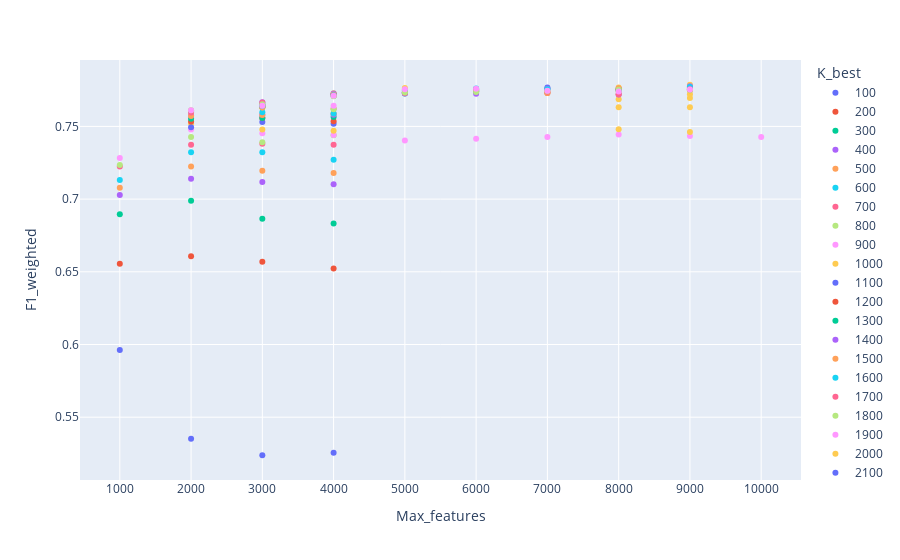

Write notebook code for a chart like this one.
### Code cell
fig = px.scatter(df_maxfeatures_kbest, x="Max_features", y="F1_weighted", color='K_best')
fig.show()

### Figure 1 — Plotly figure (JSON) as saved in the notebook; plotly's stock layout.template omitted (floating-point values rounded to 4 significant figures)
{"data": [{"hovertemplate": "K_best=100<br>Max_features=%{x}<br>F1_weighted=%{y}<extra></extra>", "legendgroup": "100", "marker": {"color": "#636efa", "symbol": "circle"}, "mode": "markers", "name": "100", "orientation": "v", "showlegend": true, "type": "scatter", "x": ["1000", "2000", "3000", "4000"], "xaxis": "x", "y": [0.5962, 0.5352, 0.5238, 0.5256], "yaxis": "y"}, {"hovertemplate": "K_best=200<br>Max_features=%{x}<br>F1_weighted=%{y}<extra></extra>", "legendgroup": "200", "marker": {"color": "#EF553B", "symbol": "circle"}, "mode": "markers", "name": "200", "orientation": "v", "showlegend": true, "type": "scatter", "x": ["1000", "2000", "3000", "4000"], "xaxis": "x", "y": [0.6555, 0.6607, 0.6569, 0.6523], "yaxis": "y"}, {"hovertemplate": "K_best=300<br>Max_features=%{x}<br>F1_weighted=%{y}<extra></extra>", "legendgroup": "300", "marker": {"color": "#00cc96", "symbol": "circle"}, "mode": "markers", "name": "300", "orientation": "v", "showlegend": true, "type": "scatter", "x": ["1000", "2000", "3000", "4000"], "xaxis": "x", "y": [0.6895, 0.6989, 0.6865, 0.6832], "yaxis": "y"}, {"hovertemplate": "K_best=400<br>Max_features=%{x}<br>F1_weighted=%{y}<extra></extra>", "legendgroup": "400", "marker": {"color": "#ab63fa", "symbol": "circle"}, "mode": "markers", "name": "400", "orientation": "v", "showlegend": true, "type": "scatter", "x": ["1000", "2000", "3000", "4000"], "xaxis": "x", "y": [0.7029, 0.7139, 0.7118, 0.7103], "yaxis": "y"}, {"hovertemplate": "K_best=500<br>Max_features=%{x}<br>F1_weighted=%{y}<extra></extra>", "legendgroup": "500", "marker": {"color": "#FFA15A", "symbol": "circle"}, "mode": "markers", "name": "500", "orientation": "v", "showlegend": true, "type": "scatter", "x": ["1000", "2000", "3000", "4000"], "xaxis": "x", "y": [0.7078, 0.7225, 0.7194, 0.718], "yaxis": "y"}, {"hovertemplate": "K_best=600<br>Max_features=%{x}<br>F1_weighted=%{y}<extra></extra>", "legendgroup": "600", "marker": {"color": "#19d3f3", "symbol": "circle"}, "mode": "markers", "name": "600", "orientation": "v", "showlegend": true, "type": "scatter", "x": ["1000", "2000", "3000", "4000"], "xaxis": "x", "y": [0.7132, 0.7322, 0.7322, 0.7271], "yaxis": "y"}, {"hovertemplate": "K_best=700<br>Max_features=%{x}<br>F1_weighted=%{y}<extra></extra>", "legendgroup": "700", "marker": {"color": "#FF6692", "symbol": "circle"}, "mode": "markers", "name": "700", "orientation": "v", "showlegend": true, "type": "scatter", "x": ["1000", "2000", "3000", "4000"], "xaxis": "x", "y": [0.7224, 0.7374, 0.7381, 0.7373], "yaxis": "y"}, {"hovertemplate": "K_best=800<br>Max_features=%{x}<br>F1_weighted=%{y}<extra></extra>", "legendgroup": "800", "marker": {"color": "#B6E880", "symbol": "circle"}, "mode": "markers", "name": "800", "orientation": "v", "showlegend": true, "type": "scatter", "x": ["1000", "2000", "3000", "4000"], "xaxis": "x", "y": [0.7235, 0.7427, 0.7391, 0.7439], "yaxis": "y"}, {"hovertemplate": "K_best=900<br>Max_features=%{x}<br>F1_weighted=%{y}<extra></extra>", "legendgroup": "900", "marker": {"color": "#FF97FF", "symbol": "circle"}, "mode": "markers", "name": "900", "orientation": "v", "showlegend": true, "type": "scatter", "x": ["1000", "2000", "3000", "4000", "5000", "6000", "7000", "8000", "9000", "10000"], "xaxis": "x", "y": [0.7283, 0.7479, 0.7453, 0.7441, 0.7404, 0.7416, 0.7428, 0.7445, 0.7434, 0.7427], "yaxis": "y"}, {"hovertemplate": "K_best=1000<br>Max_features=%{x}<br>F1_weighted=%{y}<extra></extra>", "legendgroup": "1000", "marker": {"color": "#FECB52", "symbol": "circle"}, "mode": "markers", "name": "1000", "orientation": "v", "showlegend": true, "type": "scatter", "x": ["2000", "3000", "4000", "9000", "8000"], "xaxis": "x", "y": [0.7519, 0.7479, 0.747, 0.7462, 0.748], "yaxis": "y"}, {"hovertemplate": "K_best=1100<br>Max_features=%{x}<br>F1_weighted=%{y}<extra></extra>", "legendgroup": "1100", "marker": {"color": "#636efa", "symbol": "circle"}, "mode": "markers", "name": "1100", "orientation": "v", "showlegend": true, "type": "scatter", "x": ["2000", "3000", "4000"], "xaxis": "x", "y": [0.7494, 0.7531, 0.7519], "yaxis": "y"}, {"hovertemplate": "K_best=1200<br>Max_features=%{x}<br>F1_weighted=%{y}<extra></extra>", "legendgroup": "1200", "marker": {"color": "#EF553B", "symbol": "circle"}, "mode": "markers", "name": "1200", "orientation": "v", "showlegend": true, "type": "scatter", "x": ["2000", "3000", "4000"], "xaxis": "x", "y": [0.7534, 0.7557, 0.7536], "yaxis": "y"}, {"hovertemplate": "K_best=1300<br>Max_features=%{x}<br>F1_weighted=%{y}<extra></extra>", "legendgroup": "1300", "marker": {"color": "#00cc96", "symbol": "circle"}, "mode": "markers", "name": "1300", "orientation": "v", "showlegend": true, "type": "scatter", "x": ["2000", "3000", "4000"], "xaxis": "x", "y": [0.7553, 0.7558, 0.7564], "yaxis": "y"}, {"hovertemplate": "K_best=1400<br>Max_features=%{x}<br>F1_weighted=%{y}<extra></extra>", "legendgroup": "1400", "marker": {"color": "#ab63fa", "symbol": "circle"}, "mode": "markers", "name": "1400", "orientation": "v", "showlegend": true, "type": "scatter", "x": ["2000", "3000", "4000"], "xaxis": "x", "y": [0.7574, 0.7579, 0.7579], "yaxis": "y"}, {"hovertemplate": "K_best=1500<br>Max_features=%{x}<br>F1_weighted=%{y}<extra></extra>", "legendgroup": "1500", "marker": {"color": "#FFA15A", "symbol": "circle"}, "mode": "markers", "name": "1500", "orientation": "v", "showlegend": true, "type": "scatter", "x": ["2000", "3000", "4000"], "xaxis": "x", "y": [0.7572, 0.7579, 0.7589], "yaxis": "y"}, {"hovertemplate": "K_best=1600<br>Max_features=%{x}<br>F1_weighted=%{y}<extra></extra>", "legendgroup": "1600", "marker": {"color": "#19d3f3", "symbol": "circle"}, "mode": "markers", "name": "1600", "orientation": "v", "showlegend": true, "type": "scatter", "x": ["2000", "3000", "4000"], "xaxis": "x", "y": [0.7602, 0.7597, 0.7589], "yaxis": "y"}, {"hovertemplate": "K_best=1700<br>Max_features=%{x}<br>F1_weighted=%{y}<extra></extra>", "legendgroup": "1700", "marker": {"color": "#FF6692", "symbol": "circle"}, "mode": "markers", "name": "1700", "orientation": "v", "showlegend": true, "type": "scatter", "x": ["2000", "3000", "4000"], "xaxis": "x", "y": [0.7595, 0.7629, 0.7622], "yaxis": "y"}, {"hovertemplate": "K_best=1800<br>Max_features=%{x}<br>F1_weighted=%{y}<extra></extra>", "legendgroup": "1800", "marker": {"color": "#B6E880", "symbol": "circle"}, "mode": "markers", "name": "1800", "orientation": "v", "showlegend": true, "type": "scatter", "x": ["2000", "3000", "4000"], "xaxis": "x", "y": [0.7611, 0.763, 0.7617], "yaxis": "y"}, {"hovertemplate": "K_best=1900<br>Max_features=%{x}<br>F1_weighted=%{y}<extra></extra>", "legendgroup": "1900", "marker": {"color": "#FF97FF", "symbol": "circle"}, "mode": "markers", "name": "1900", "orientation": "v", "showlegend": true, "type": "scatter", "x": ["2000", "3000", "4000"], "xaxis": "x", "y": [0.7611, 0.7643, 0.7642], "yaxis": "y"}, {"hovertemplate": "K_best=2000<br>Max_features=%{x}<br>F1_weighted=%{y}<extra></extra>", "legendgroup": "2000", "marker": {"color": "#FECB52", "symbol": "circle"}, "mode": "markers", "name": "2000", "orientation": "v", "showlegend": true, "type": "scatter", "x": ["3000", "9000", "8000"], "xaxis": "x", "y": [0.7647, 0.7631, 0.7632], "yaxis": "y"}, {"hovertemplate": "K_best=2100<br>Max_features=%{x}<br>F1_weighted=%{y}<extra></extra>", "legendgroup": "2100", "marker": {"color": "#636efa", "symbol": "circle"}, "mode": "markers", "name": "2100", "orientation": "v", "showlegend": true, "type": "scatter", "x": ["3000"], "xaxis": "x", "y": [0.7651], "yaxis": "y"}, {"hovertemplate": "K_best=2200<br>Max_features=%{x}<br>F1_weighted=%{y}<extra></extra>", "legendgroup": "2200", "marker": {"color": "#EF553B", "symbol": "circle"}, "mode": "markers", "name": "2200", "orientation": "v", "showlegend": true, "type": "scatter", "x": ["3000"], "xaxis": "x", "y": [0.7641], "yaxis": "y"}, {"hovertemplate": "K_best=2300<br>Max_features=%{x}<br>F1_weighted=%{y}<extra></extra>", "legendgroup": "2300", "marker": {"color": "#00cc96", "symbol": "circle"}, "mode": "markers", "name": "2300", "orientation": "v", "showlegend": true, "type": "scatter", "x": ["3000"], "xaxis": "x", "y": [0.7635], "yaxis": "y"}, {"hovertemplate": "K_best=2400<br>Max_features=%{x}<br>F1_weighted=%{y}<extra></extra>", "legendgroup": "2400", "marker": {"color": "#ab63fa", "symbol": "circle"}, "mode": "markers", "name": "2400", "orientation": "v", "showlegend": true, "type": "scatter", "x": ["3000"], "xaxis": "x", "y": [0.7667], "yaxis": "y"}, {"hovertemplate": "K_best=2500<br>Max_features=%{x}<br>F1_weighted=%{y}<extra></extra>", "legendgroup": "2500", "marker": {"color": "#FFA15A", "symbol": "circle"}, "mode": "markers", "name": "2500", "orientation": "v", "showlegend": true, "type": "scatter", "x": ["3000"], "xaxis": "x", "y": [0.7631], "yaxis": "y"}, {"hovertemplate": "K_best=2600<br>Max_features=%{x}<br>F1_weighted=%{y}<extra></extra>", "legendgroup": "2600", "marker": {"color": "#19d3f3", "symbol": "circle"}, "mode": "markers", "name": "2600", "orientation": "v", "showlegend": true, "type": "scatter", "x": ["3000"], "xaxis": "x", "y": [0.7642], "yaxis": "y"}, {"hovertemplate": "K_best=2700<br>Max_features=%{x}<br>F1_weighted=%{y}<extra></extra>", "legendgroup": "2700", "marker": {"color": "#FF6692", "symbol": "circle"}, "mode": "markers", "name": "2700", "orientation": "v", "showlegend": true, "type": "scatter", "x": ["3000"], "xaxis": "x", "y": [0.7664], "yaxis": "y"}, {"hovertemplate": "K_best=2800<br>Max_features=%{x}<br>F1_weighted=%{y}<extra></extra>", "legendgroup": "2800", "marker": {"color": "#B6E880", "symbol": "circle"}, "mode": "markers", "name": "2800", "orientation": "v", "showlegend": true, "type": "scatter", "x": ["3000"], "xaxis": "x", "y": [0.7652], "yaxis": "y"}, {"hovertemplate": "K_best=2900<br>Max_features=%{x}<br>F1_weighted=%{y}<extra></extra>", "legendgroup": "2900", "marker": {"color": "#FF97FF", "symbol": "circle"}, "mode": "markers", "name": "2900", "orientation": "v", "showlegend": true, "type": "scatter", "x": ["3000"], "xaxis": "x", "y": [0.7643], "yaxis": "y"}, {"hovertemplate": "K_best=3000<br>Max_features=%{x}<br>F1_weighted=%{y}<extra></extra>", "legendgroup": "3000", "marker": {"color": "#FECB52", "symbol": "circle"}, "mode": "markers", "name": "3000", "orientation": "v", "showlegend": true, "type": "scatter", "x": ["4000", "9000", "8000"], "xaxis": "x", "y": [0.7728, 0.7696, 0.7686], "yaxis": "y"}, {"hovertemplate": "K_best=3100<br>Max_features=%{x}<br>F1_weighted=%{y}<extra></extra>", "legendgroup": "3100", "marker": {"color": "#636efa", "symbol": "circle"}, "mode": "markers", "name": "3100", "orientation": "v", "showlegend": true, "type": "scatter", "x": ["4000"], "xaxis": "x", "y": [0.771], "yaxis": "y"}, {"hovertemplate": "K_best=3200<br>Max_features=%{x}<br>F1_weighted=%{y}<extra></extra>", "legendgroup": "3200", "marker": {"color": "#EF553B", "symbol": "circle"}, "mode": "markers", "name": "3200", "orientation": "v", "showlegend": true, "type": "scatter", "x": ["4000"], "xaxis": "x", "y": [0.7721], "yaxis": "y"}, {"hovertemplate": "K_best=3300<br>Max_features=%{x}<br>F1_weighted=%{y}<extra></extra>", "legendgroup": "3300", "marker": {"color": "#00cc96", "symbol": "circle"}, "mode": "markers", "name": "3300", "orientation": "v", "showlegend": true, "type": "scatter", "x": ["4000"], "xaxis": "x", "y": [0.7719], "yaxis": "y"}, {"hovertemplate": "K_best=3400<br>Max_features=%{x}<br>F1_weighted=%{y}<extra></extra>", "legendgroup": "3400", "marker": {"color": "#ab63fa", "symbol": "circle"}, "mode": "markers", "name": "3400", "orientation": "v", "showlegend": true, "type": "scatter", "x": ["4000"], "xaxis": "x", "y": [0.7727], "yaxis": "y"}, {"hovertemplate": "K_best=3500<br>Max_features=%{x}<br>F1_weighted=%{y}<extra></extra>", "legendgroup": "3500", "marker": {"color": "#FFA15A", "symbol": "circle"}, "mode": "markers", "name": "3500", "orientation": "v", "showlegend": true, "type": "scatter", "x": ["4000"], "xaxis": "x", "y": [0.7719], "yaxis": "y"}, {"hovertemplate": "K_best=3600<br>Max_features=%{x}<br>F1_weighted=%{y}<extra></extra>", "legendgroup": "3600", "marker": {"color": "#19d3f3", "symbol": "circle"}, "mode": "markers", "name": "3600", "orientation": "v", "showlegend": true, "type": "scatter", "x": ["4000"], "xaxis": "x", "y": [0.7714], "yaxis": "y"}, {"hovertemplate": "K_best=3700<br>Max_features=%{x}<br>F1_weighted=%{y}<extra></extra>", "legendgroup": "3700", "marker": {"color": "#FF6692", "symbol": "circle"}, "mode": "markers", "name": "3700", "orientation": "v", "showlegend": true, "type": "scatter", "x": ["4000"], "xaxis": "x", "y": [0.771], "yaxis": "y"}, {"hovertemplate": "K_best=3800<br>Max_features=%{x}<br>F1_weighted=%{y}<extra></extra>", "legendgroup": "3800", "marker": {"color": "#B6E880", "symbol": "circle"}, "mode": "markers", "name": "3800", "orientation": "v", "showlegend": true, "type": "scatter", "x": ["4000"], "xaxis": "x", "y": [0.7707], "yaxis": "y"}, {"hovertemplate": "K_best=3900<br>Max_features=%{x}<br>F1_weighted=%{y}<extra></extra>", "legendgroup": "3900", "marker": {"color": "#FF97FF", "symbol": "circle"}, "mode": "markers", "name": "3900", "orientation": "v", "showlegend": true, "type": "scatter", "x": ["4000"], "xaxis": "x", "y": [0.7711], "yaxis": "y"}, {"hovertemplate": "K_best=4000<br>Max_features=%{x}<br>F1_weighted=%{y}<extra></extra>", "legendgroup": "4000", "marker": {"color": "#FECB52", "symbol": "circle"}, "mode": "markers", "name": "4000", "orientation": "v", "showlegend": true, "type": "scatter", "x": ["5000", "9000", "8000"], "xaxis": "x", "y": [0.7764, 0.7721, 0.7719], "yaxis": "y"}, {"hovertemplate": "K_best=4100<br>Max_features=%{x}<br>F1_weighted=%{y}<extra></extra>", "legendgroup": "4100", "marker": {"color": "#636efa", "symbol": "circle"}, "mode": "markers", "name": "4100", "orientation": "v", "showlegend": true, "type": "scatter", "x": ["5000"], "xaxis": "x", "y": [0.7735], "yaxis": "y"}, {"hovertemplate": "K_best=4200<br>Max_features=%{x}<br>F1_weighted=%{y}<extra></extra>", "legendgroup": "4200", "marker": {"color": "#EF553B", "symbol": "circle"}, "mode": "markers", "name": "4200", "orientation": "v", "showlegend": true, "type": "scatter", "x": ["5000"], "xaxis": "x", "y": [0.7733], "yaxis": "y"}, {"hovertemplate": "K_best=4300<br>Max_features=%{x}<br>F1_weighted=%{y}<extra></extra>", "legendgroup": "4300", "marker": {"color": "#00cc96", "symbol": "circle"}, "mode": "markers", "name": "4300", "orientation": "v", "showlegend": true, "type": "scatter", "x": ["5000"], "xaxis": "x", "y": [0.7727], "yaxis": "y"}, {"hovertemplate": "K_best=4400<br>Max_features=%{x}<br>F1_weighted=%{y}<extra></extra>", "legendgroup": "4400", "marker": {"color": "#ab63fa", "symbol": "circle"}, "mode": "markers", "name": "4400", "orientation": "v", "showlegend": true, "type": "scatter", "x": ["5000"], "xaxis": "x", "y": [0.7727], "yaxis": "y"}, {"hovertemplate": "K_best=4500<br>Max_features=%{x}<br>F1_weighted=%{y}<extra></extra>", "legendgroup": "4500", "marker": {"color": "#FFA15A", "symbol": "circle"}, "mode": "markers", "name": "4500", "orientation": "v", "showlegend": true, "type": "scatter", "x": ["5000"], "xaxis": "x", "y": [0.7751], "yaxis": "y"}, {"hovertemplate": "K_best=4600<br>Max_features=%{x}<br>F1_weighted=%{y}<extra></extra>", "legendgroup": "4600", "marker": {"color": "#19d3f3", "symbol": "circle"}, "mode": "markers", "name": "4600", "orientation": "v", "showlegend": true, "type": "scatter", "x": ["5000"], "xaxis": "x", "y": [0.7745], "yaxis": "y"}, {"hovertemplate": "K_best=4700<br>Max_features=%{x}<br>F1_weighted=%{y}<extra></extra>", "legendgroup": "4700", "marker": {"color": "#FF6692", "symbol": "circle"}, "mode": "markers", "name": "4700", "orientation": "v", "showlegend": true, "type": "scatter", "x": ["5000"], "xaxis": "x", "y": [0.773], "yaxis": "y"}, {"hovertemplate": "K_best=4800<br>Max_features=%{x}<br>F1_weighted=%{y}<extra></extra>", "legendgroup": "4800", "marker": {"color": "#B6E880", "symbol": "circle"}, "mode": "markers", "name": "4800", "orientation": "v", "showlegend": true, "type": "scatter", "x": ["5000"], "xaxis": "x", "y": [0.7733], "yaxis": "y"}, {"hovertemplate": "K_best=4900<br>Max_features=%{x}<br>F1_weighted=%{y}<extra></extra>", "legendgroup": "4900", "marker": {"color": "#FF97FF", "symbol": "circle"}, "mode": "markers", "name": "4900", "orientation": "v", "showlegend": true, "type": "scatter", "x": ["5000"], "xaxis": "x", "y": [0.7755], "yaxis": "y"}, {"hovertemplate": "K_best=5000<br>Max_features=%{x}<br>F1_weighted=%{y}<extra></extra>", "legendgroup": "5000", "marker": {"color": "#FECB52", "symbol": "circle"}, "mode": "markers", "name": "5000", "orientation": "v", "showlegend": true, "type": "scatter", "x": ["6000", "9000", "8000"], "xaxis": "x", "y": [0.7736, 0.7757, 0.7741], "yaxis": "y"}, {"hovertemplate": "K_best=5100<br>Max_features=%{x}<br>F1_weighted=%{y}<extra></extra>", "legendgroup": "5100", "marker": {"color": "#636efa", "symbol": "circle"}, "mode": "markers", "name": "5100", "orientation": "v", "showlegend": true, "type": "scatter", "x": ["6000"], "xaxis": "x", "y": [0.774], "yaxis": "y"}, {"hovertemplate": "K_best=5200<br>Max_features=%{x}<br>F1_weighted=%{y}<extra></extra>", "legendgroup": "5200", "marker": {"color": "#EF553B", "symbol": "circle"}, "mode": "markers", "name": "5200", "orientation": "v", "showlegend": true, "type": "scatter", "x": ["6000"], "xaxis": "x", "y": [0.7741], "yaxis": "y"}, {"hovertemplate": "K_best=5300<br>Max_features=%{x}<br>F1_weighted=%{y}<extra></extra>", "legendgroup": "5300", "marker": {"color": "#00cc96", "symbol": "circle"}, "mode": "markers", "name": "5300", "orientation": "v", "showlegend": true, "type": "scatter", "x": ["6000"], "xaxis": "x", "y": [0.7748], "yaxis": "y"}, {"hovertemplate": "K_best=5400<br>Max_features=%{x}<br>F1_weighted=%{y}<extra></extra>", "legendgroup": "5400", "marker": {"color": "#ab63fa", "symbol": "circle"}, "mode": "markers", "name": "5400", "orientation": "v", "showlegend": true, "type": "scatter", "x": ["6000"], "xaxis": "x", "y": [0.7725], "yaxis": "y"}, {"hovertemplate": "K_best=5500<br>Max_features=%{x}<br>F1_weighted=%{y}<extra></extra>", "legendgroup": "5500", "marker": {"color": "#FFA15A", "symbol": "circle"}, "mode": "markers", "name": "5500", "orientation": "v", "showlegend": true, "type": "scatter", "x": ["6000"], "xaxis": "x", "y": [0.7752], "yaxis": "y"}, {"hovertemplate": "K_best=5600<br>Max_features=%{x}<br>F1_weighted=%{y}<extra></extra>", "legendgroup": "5600", "marker": {"color": "#19d3f3", "symbol": "circle"}, "mode": "markers", "name": "5600", "orientation": "v", "showlegend": true, "type": "scatter", "x": ["6000"], "xaxis": "x", "y": [0.7761], "yaxis": "y"}, {"hovertemplate": "K_best=5700<br>Max_features=%{x}<br>F1_weighted=%{y}<extra></extra>", "legendgroup": "5700", "marker": {"color": "#FF6692", "symbol": "circle"}, "mode": "markers", "name": "5700", "orientation": "v", "showlegend": true, "type": "scatter", "x": ["6000"], "xaxis": "x", "y": [0.7756], "yaxis": "y"}, {"hovertemplate": "K_best=5800<br>Max_features=%{x}<br>F1_weighted=%{y}<extra></extra>", "legendgroup": "5800", "marker": {"color": "#B6E880", "symbol": "circle"}, "mode": "markers", "name": "5800", "orientation": "v", "showlegend": true, "type": "scatter", "x": ["6000"], "xaxis": "x", "y": [0.7737], "yaxis": "y"}, {"hovertemplate": "K_best=5900<br>Max_features=%{x}<br>F1_weighted=%{y}<extra></extra>", "legendgroup": "5900", "marker": {"color": "#FF97FF", "symbol": "circle"}, "mode": "markers", "name": "5900", "orientation": "v", "showlegend": true, "type": "scatter", "x": ["6000"], "xaxis": "x", "y": [0.776], "yaxis": "y"}, {"hovertemplate": "K_best=6000<br>Max_features=%{x}<br>F1_weighted=%{y}<extra></extra>", "legendgroup": "6000", "marker": {"color": "#FECB52", "symbol": "circle"}, "mode": "markers", "name": "6000", "orientation": "v", "showlegend": true, "type": "scatter", "x": ["7000", "9000", "8000"], "xaxis": "x", "y": [0.774, 0.7787, 0.7767], "yaxis": "y"}, {"hovertemplate": "K_best=6100<br>Max_features=%{x}<br>F1_weighted=%{y}<extra></extra>", "legendgroup": "6100", "marker": {"color": "#636efa", "symbol": "circle"}, "mode": "markers", "name": "6100", "orientation": "v", "showlegend": true, "type": "scatter", "x": ["7000"], "xaxis": "x", "y": [0.7768], "yaxis": "y"}, {"hovertemplate": "K_best=6200<br>Max_features=%{x}<br>F1_weighted=%{y}<extra></extra>", "legendgroup": "6200", "marker": {"color": "#EF553B", "symbol": "circle"}, "mode": "markers", "name": "6200", "orientation": "v", "showlegend": true, "type": "scatter", "x": ["7000"], "xaxis": "x", "y": [0.7731], "yaxis": "y"}, {"hovertemplate": "K_best=6300<br>Max_features=%{x}<br>F1_weighted=%{y}<extra></extra>", "legendgroup": "6300", "marker": {"color": "#00cc96", "symbol": "circle"}, "mode": "markers", "name": "6300", "orientation": "v", "showlegend": true, "type": "scatter", "x": ["7000"], "xaxis": "x", "y": [0.7757], "yaxis": "y"}, {"hovertemplate": "K_best=6400<br>Max_features=%{x}<br>F1_weighted=%{y}<extra></extra>", "legendgroup": "6400", "marker": {"color": "#ab63fa", "symbol": "circle"}, "mode": "markers", "name": "6400", "orientation": "v", "showlegend": true, "type": "scatter", "x": ["7000"], "xaxis": "x", "y": [0.7759], "yaxis": "y"}, {"hovertemplate": "K_best=6500<br>Max_features=%{x}<br>F1_weighted=%{y}<extra></extra>", "legendgroup": "6500", "marker": {"color": "#FFA15A", "symbol": "circle"}, "mode": "markers", "name": "6500", "orientation": "v", "showlegend": true, "type": "scatter", "x": ["7000"], "xaxis": "x", "y": [0.7729], "yaxis": "y"}, {"hovertemplate": "K_best=6600<br>Max_features=%{x}<br>F1_weighted=%{y}<extra></extra>", "legendgroup": "6600", "marker": {"color": "#19d3f3", "symbol": "circle"}, "mode": "markers", "name": "6600", "orientation": "v", "showlegend": true, "type": "scatter", "x": ["7000"], "xaxis": "x", "y": [0.7756], "yaxis": "y"}, {"hovertemplate": "K_best=6700<br>Max_features=%{x}<br>F1_weighted=%{y}<extra></extra>", "legendgroup": "6700", "marker": {"color": "#FF6692", "symbol": "circle"}, "mode": "markers", "name": "6700", "orientation": "v", "showlegend": true, "type": "scatter", "x": ["7000"], "xaxis": "x", "y": [0.7739], "yaxis": "y"}, {"hovertemplate": "K_best=6800<br>Max_features=%{x}<br>F1_weighted=%{y}<extra></extra>", "legendgroup": "6800", "marker": {"color": "#B6E880", "symbol": "circle"}, "mode": "markers", "name": "6800", "orientation": "v", "showlegend": true, "type": "scatter", "x": ["7000"], "xaxis": "x", "y": [0.7744], "yaxis": "y"}, {"hovertemplate": "K_best=6900<br>Max_features=%{x}<br>F1_weighted=%{y}<extra></extra>", "legendgroup": "6900", "marker": {"color": "#FF97FF", "symbol": "circle"}, "mode": "markers", "name": "6900", "orientation": "v", "showlegend": true, "type": "scatter", "x": ["7000"], "xaxis": "x", "y": [0.7746], "yaxis": "y"}, {"hovertemplate": "K_best=7000<br>Max_features=%{x}<br>F1_weighted=%{y}<extra></extra>", "legendgroup": "7000", "marker": {"color": "#FECB52", "symbol": "circle"}, "mode": "markers", "name": "7000", "orientation": "v", "showlegend": true, "type": "scatter", "x": ["8000", "9000", "8000"], "xaxis": "x", "y": [0.7748, 0.7762, 0.7748], "yaxis": "y"}, {"hovertemplate": "K_best=7100<br>Max_features=%{x}<br>F1_weighted=%{y}<extra></extra>", "legendgroup": "7100", "marker": {"color": "#636efa", "symbol": "circle"}, "mode": "markers", "name": "7100", "orientation": "v", "showlegend": true, "type": "scatter", "x": ["8000"], "xaxis": "x", "y": [0.7759], "yaxis": "y"}, {"hovertemplate": "K_best=7200<br>Max_features=%{x}<br>F1_weighted=%{y}<extra></extra>", "legendgroup": "7200", "marker": {"color": "#EF553B", "symbol": "circle"}, "mode": "markers", "name": "7200", "orientation": "v", "showlegend": true, "type": "scatter", "x": ["8000"], "xaxis": "x", "y": [0.7753], "yaxis": "y"}, {"hovertemplate": "K_best=7300<br>Max_features=%{x}<br>F1_weighted=%{y}<extra></extra>", "legendgroup": "7300", "marker": {"color": "#00cc96", "symbol": "circle"}, "mode": "markers", "name": "7300", "orientation": "v", "showlegend": true, "type": "scatter", "x": ["8000"], "xaxis": "x", "y": [0.7754], "yaxis": "y"}, {"hovertemplate": "K_best=7400<br>Max_features=%{x}<br>F1_weighted=%{y}<extra></extra>", "legendgroup": "7400", "marker": {"color": "#ab63fa", "symbol": "circle"}, "mode": "markers", "name": "7400", "orientation": "v", "showlegend": true, "type": "scatter", "x": ["8000"], "xaxis": "x", "y": [0.772], "yaxis": "y"}, {"hovertemplate": "K_best=7500<br>Max_features=%{x}<br>F1_weighted=%{y}<extra></extra>", "legendgroup": "7500", "marker": {"color": "#FFA15A", "symbol": "circle"}, "mode": "markers", "name": "7500", "orientation": "v", "showlegend": true, "type": "scatter", "x": ["8000"], "xaxis": "x", "y": [0.7763], "yaxis": "y"}, {"hovertemplate": "K_best=7600<br>Max_features=%{x}<br>F1_weighted=%{y}<extra></extra>", "legendgroup": "7600", "marker": {"color": "#19d3f3", "symbol": "circle"}, "mode": "markers", "name": "7600", "orientation": "v", "showlegend": true, "type": "scatter", "x": ["8000"], "xaxis": "x", "y": [0.7745], "yaxis": "y"}, {"hovertemplate": "K_best=7700<br>Max_features=%{x}<br>F1_weighted=%{y}<extra></extra>", "legendgroup": "7700", "marker": {"color": "#FF6692", "symbol": "circle"}, "mode": "markers", "name": "7700", "orientation": "v", "showlegend": true, "type": "scatter", "x": ["8000"], "xaxis": "x", "y": [0.7721], "yaxis": "y"}, {"hovertemplate": "K_best=7800<br>Max_features=%{x}<br>F1_weighted=%{y}<extra></extra>", "legendgroup": "7800", "marker": {"color": "#B6E880", "symbol": "circle"}, "mode": "markers", "name": "7800", "orientation": "v", "showlegend": true, "type": "scatter", "x": ["8000"], "xaxis": "x", "y": [0.7752], "yaxis": "y"}, {"hovertemplate": "K_best=7900<br>Max_features=%{x}<br>F1_weighted=%{y}<extra></extra>", "legendgroup": "7900", "marker": {"color": "#FF97FF", "symbol": "circle"}, "mode": "markers", "name": "7900", "orientation": "v", "showlegend": true, "type": "scatter", "x": ["8000"], "xaxis": "x", "y": [0.7741], "yaxis": "y"}, {"hovertemplate": "K_best=8000<br>Max_features=%{x}<br>F1_weighted=%{y}<extra></extra>", "legendgroup": "8000", "marker": {"color": "#FECB52", "symbol": "circle"}, "mode": "markers", "name": "8000", "orientation": "v", "showlegend": true, "type": "scatter", "x": ["9000"], "xaxis": "x", "y": [0.7763], "yaxis": "y"}, {"hovertemplate": "K_best=8100<br>Max_features=%{x}<br>F1_weighted=%{y}<extra></extra>", "legendgroup": "8100", "marker": {"color": "#636efa", "symbol": "circle"}, "mode": "markers", "name": "8100", "orientation": "v", "showlegend": true, "type": "scatter", "x": ["9000"], "xaxis": "x", "y": [0.7754], "yaxis": "y"}, {"hovertemplate": "K_best=8200<br>Max_features=%{x}<br>F1_weighted=%{y}<extra></extra>", "legendgroup": "8200", "marker": {"color": "#EF553B", "symbol": "circle"}, "mode": "markers", "name": "8200", "orientation": "v", "showlegend": true, "type": "scatter", "x": ["9000"], "xaxis": "x", "y": [0.7765], "yaxis": "y"}, {"hovertemplate": "K_best=8300<br>Max_features=%{x}<br>F1_weighted=%{y}<extra></extra>", "legendgroup": "8300", "marker": {"color": "#00cc96", "symbol": "circle"}, "mode": "markers", "name": "8300", "orientation": "v", "showlegend": true, "type": "scatter", "x": ["9000"], "xaxis": "x", "y": [0.7766], "yaxis": "y"}, {"hovertemplate": "K_best=8400<br>Max_features=%{x}<br>F1_weighted=%{y}<extra></extra>", "legendgroup": "8400", "marker": {"color": "#ab63fa", "symbol": "circle"}, "mode": "markers", "name": "8400", "orientation": "v", "showlegend": true, "type": "scatter", "x": ["9000"], "xaxis": "x", "y": [0.7777], "yaxis": "y"}, {"hovertemplate": "K_best=8500<br>Max_features=%{x}<br>F1_weighted=%{y}<extra></extra>", "legendgroup": "8500", "marker": {"color": "#FFA15A", "symbol": "circle"}, "mode": "markers", "name": "8500", "orientation": "v", "showlegend": true, "type": "scatter", "x": ["9000"], "xaxis": "x", "y": [0.7749], "yaxis": "y"}, {"hovertemplate": "K_best=8600<br>Max_features=%{x}<br>F1_weighted=%{y}<extra></extra>", "legendgroup": "8600", "marker": {"color": "#19d3f3", "symbol": "circle"}, "mode": "markers", "name": "8600", "orientation": "v", "showlegend": true, "type": "scatter", "x": ["9000"], "xaxis": "x", "y": [0.7771], "yaxis": "y"}, {"hovertemplate": "K_best=8700<br>Max_features=%{x}<br>F1_weighted=%{y}<extra></extra>", "legendgroup": "8700", "marker": {"color": "#FF6692", "symbol": "circle"}, "mode": "markers", "name": "8700", "orientation": "v", "showlegend": true, "type": "scatter", "x": ["9000"], "xaxis": "x", "y": [0.7756], "yaxis": "y"}, {"hovertemplate": "K_best=8800<br>Max_features=%{x}<br>F1_weighted=%{y}<extra></extra>", "legendgroup": "8800", "marker": {"color": "#B6E880", "symbol": "circle"}, "mode": "markers", "name": "8800", "orientation": "v", "showlegend": true, "type": "scatter", "x": ["9000"], "xaxis": "x", "y": [0.7751], "yaxis": "y"}, {"hovertemplate": "K_best=8900<br>Max_features=%{x}<br>F1_weighted=%{y}<extra></extra>", "legendgroup": "8900", "marker": {"color": "#FF97FF", "symbol": "circle"}, "mode": "markers", "name": "8900", "orientation": "v", "showlegend": true, "type": "scatter", "x": ["9000"], "xaxis": "x", "y": [0.7753], "yaxis": "y"}], "layout": {"legend": {"title": {"text": "K_best"}, "tracegroupgap": 0}, "margin": {"t": 60}, "xaxis": {"anchor": "y", "domain": [0, 1], "title": {"text": "Max_features"}}, "yaxis": {"anchor": "x", "domain": [0, 1], "title": {"text": "F1_weighted"}}}}
